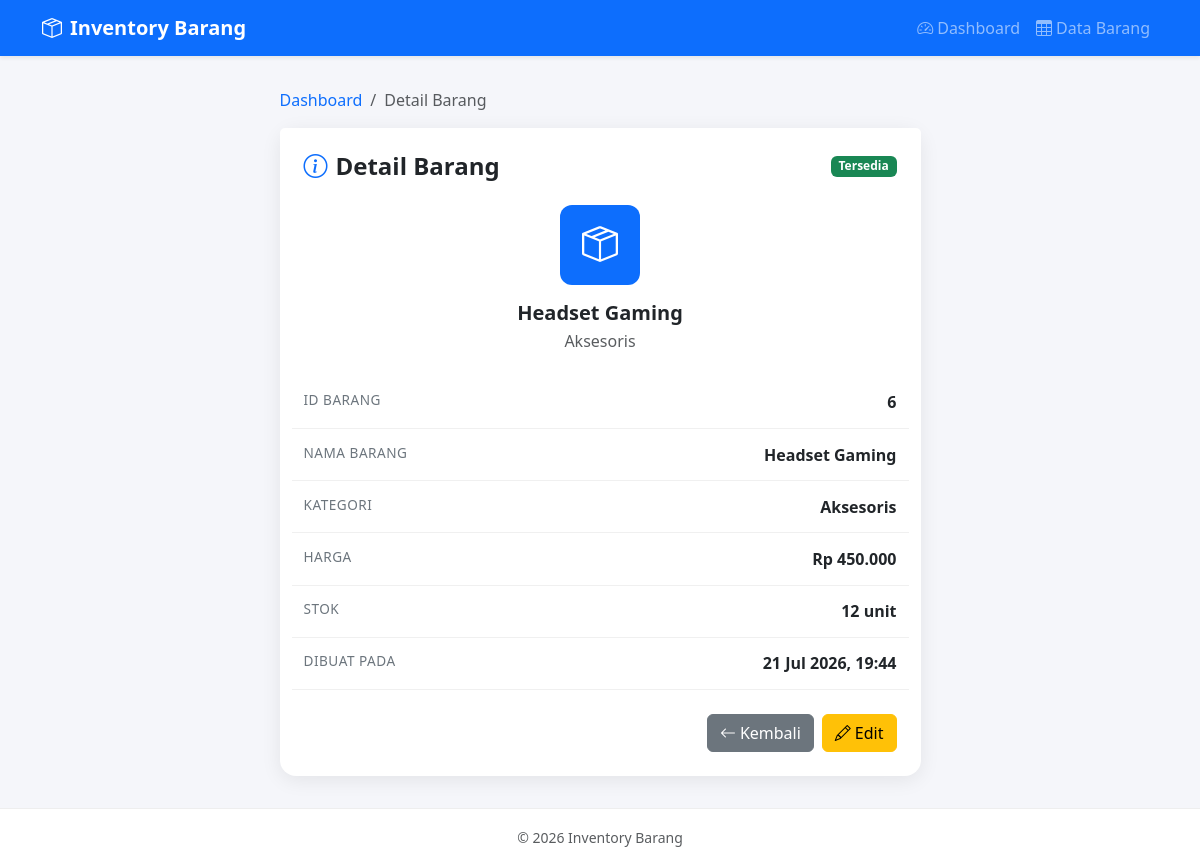
Screenshot of /detail.php?id=6 with the database file from the repository.
### tables this page shows
CREATE TABLE IF NOT EXISTS barang (
  id          INT(11) NOT NULL AUTO_INCREMENT,
  nama_barang VARCHAR(100) NOT NULL,
  kategori    VARCHAR(100) NOT NULL,
  harga       INT(11) NOT NULL DEFAULT 0,
  stok        INT(11) NOT NULL DEFAULT 0,
  created_at  TIMESTAMP NOT NULL DEFAULT CURRENT_TIMESTAMP,
  PRIMARY KEY (id)
);

### detail.php (the view, shortened to what this page needs)
<?php
require_once 'config/koneksi.php';
$id = isset($_GET['id']) ? (int) $_GET['id'] : 0;
$result = mysqli_query($koneksi, "SELECT * FROM barang WHERE id = $id");
$barang = mysqli_fetch_assoc($result);
if ($barang['stok'] == 0) {
    $stokStatus = '<span class="badge bg-danger">Habis</span>';
} elseif ($barang['stok'] <= 5) {
    $stokStatus = '<span class="badge bg-warning text-dark">Stok Menipis</span>';
} else {
    $stokStatus = '<span class="badge bg-success">Tersedia</span>';
}
include 'includes/header.php';
include 'includes/navbar.php';
?>
<div class="main-content">
    <div class="container">
        <div class="row justify-content-center">
            <div class="col-lg-7">
                <nav aria-label="breadcrumb" class="mb-3">
                    <ol class="breadcrumb mb-0">
                        <li class="breadcrumb-item"><a href="index.php" class="text-decoration-none">Dashboard</a></li>
                        <li class="breadcrumb-item active" aria-current="page">Detail Barang</li>
                    </ol>
                </nav>
                <div class="card detail-card">
                    <div class="card-header bg-white border-0 d-flex justify-content-between align-items-center pt-4 px-4">
                        <h4 class="mb-0 fw-bold"><i class="bi bi-info-circle me-2 text-primary"></i>Detail Barang</h4>
                        <?php echo $stokStatus; ?>
                    </div>
                    <div class="card-body px-4 pb-4">
                        <div class="text-center mb-4">
                            <div class="stat-icon icon-primary mx-auto mb-3" style="width:80px;height:80px;font-size:2.25rem;">
                                <i class="bi bi-box-seam"></i>
                            </div>
                            <h5 class="fw-bold mb-1"><?php echo htmlspecialchars($barang['nama_barang']); ?></h5>
                            <span class="text-muted"><?php echo htmlspecialchars($barang['kategori']); ?></span>
                        </div>
                        <div class="detail-row row">
                            <div class="col-6 detail-label">ID Barang</div>
                            <div class="col-6 detail-value text-end"><?php echo $barang['id']; ?></div>
                        </div>
                        <div class="detail-row row">
                            <div class="col-6 detail-label">Nama Barang</div>
                            <div class="col-6 detail-value text-end"><?php echo htmlspecialchars($barang['nama_barang']); ?></div>
                        </div>
                        <div class="detail-row row">
                            <div class="col-6 detail-label">Kategori</div>
                            <div class="col-6 detail-value text-end"><?php echo htmlspecialchars($barang['kategori']); ?></div>
                        </div>
                        <div class="detail-row row">
                            <div class="col-6 detail-label">Harga</div>
                            <div class="col-6 detail-value text-end">Rp <?php echo number_format($barang['harga'], 0, ',', '.'); ?></div>
                        </div>
                        <div class="detail-row row">
                            <div class="col-6 detail-label">Stok</div>
                            <div class="col-6 detail-value text-end"><?php echo $barang['stok']; ?> unit</div>
                        </div>
                        <div class="detail-row row">
                            <div class="col-6 detail-label">Dibuat Pada</div>
                            <div class="col-6 detail-value text-end"><?php echo date('d M Y, H:i', strtotime($barang['created_at'])); ?></div>
                        </div>
                        <div class="d-flex gap-2 justify-content-end mt-4">
                            <a href="index.php" class="btn btn-secondary">
                                <i class="bi bi-arrow-left me-1"></i>Kembali
                            </a>
                            <a href="edit.php?id=<?php echo $barang['id']; ?>" class="btn btn-warning">
                                <i class="bi bi-pencil me-1"></i>Edit
                            </a>
                        </div>
                    </div>
                </div>
            </div>
        </div>
    </div>
</div>
<?php include 'includes/footer.php'; ?>

### assets/css/style.css (style rules this page uses)
:root { --bg-color: #f5f6fa; --primary: #0d6efd; }
body { background-color: var(--bg-color); min-height: 100vh; display: flex; flex-direction: column; }
.main-content { flex: 1 0 auto; padding: 2rem 0; }
.stat-icon { width: 60px; height: 60px; border-radius: 0.75rem; display: flex; align-items: center; justify-content: center; font-size: 1.75rem; color: #fff; }
.icon-primary { background-color: var(--primary); }
.detail-card { border: none; border-radius: 1rem; box-shadow: 0 4px 20px rgba(0, 0, 0, 0.08); }
.detail-row { padding: 0.85rem 0; border-bottom: 1px solid #f0f0f0; }
.detail-label { color: #6c757d; font-size: 0.85rem; text-transform: uppercase; letter-spacing: 0.5px; }
.detail-value { font-weight: 600; }

### rows the page displays
barang: nama_barang "Headset Gaming", kategori "Aksesoris", id "6", harga "450.000", stok "12", created_at "21 Jul 2026, 19:44"
